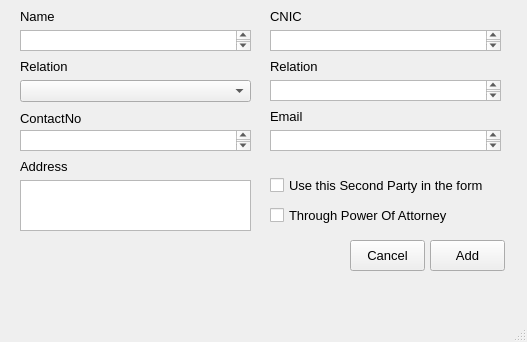
<?xml version="1.0" encoding="UTF-8"?>
<ui version="4.0">
 <class>MainWindow</class>
 <widget class="QMainWindow" name="MainWindow">
  <property name="geometry">
   <rect>
    <x>0</x>
    <y>0</y>
    <width>527</width>
    <height>342</height>
   </rect>
  </property>
  <property name="font">
   <font>
    <pointsize>10</pointsize>
   </font>
  </property>
  <property name="windowTitle">
   <string>MainWindow</string>
  </property>
  <widget class="QWidget" name="centralwidget">
   <widget class="QLabel" name="lblName">
    <property name="geometry">
     <rect>
      <x>20</x>
      <y>10</y>
      <width>47</width>
      <height>13</height>
     </rect>
    </property>
    <property name="text">
     <string>Name</string>
    </property>
   </widget>
   <widget class="QLabel" name="lblCNIC">
    <property name="geometry">
     <rect>
      <x>270</x>
      <y>10</y>
      <width>47</width>
      <height>13</height>
     </rect>
    </property>
    <property name="text">
     <string>CNIC</string>
    </property>
   </widget>
   <widget class="QTextEdit" name="txtbxName">
    <property name="geometry">
     <rect>
      <x>20</x>
      <y>30</y>
      <width>231</width>
      <height>21</height>
     </rect>
    </property>
   </widget>
   <widget class="QTextEdit" name="txtbxCNIC">
    <property name="geometry">
     <rect>
      <x>270</x>
      <y>30</y>
      <width>231</width>
      <height>21</height>
     </rect>
    </property>
   </widget>
   <widget class="QComboBox" name="cmbxRelation">
    <property name="geometry">
     <rect>
      <x>20</x>
      <y>80</y>
      <width>231</width>
      <height>22</height>
     </rect>
    </property>
   </widget>
   <widget class="QLabel" name="lblRelationcmbx">
    <property name="geometry">
     <rect>
      <x>20</x>
      <y>60</y>
      <width>47</width>
      <height>13</height>
     </rect>
    </property>
    <property name="text">
     <string>Relation</string>
    </property>
   </widget>
   <widget class="QTextEdit" name="txtbxRelation">
    <property name="geometry">
     <rect>
      <x>270</x>
      <y>80</y>
      <width>231</width>
      <height>21</height>
     </rect>
    </property>
   </widget>
   <widget class="QLabel" name="lblRelation">
    <property name="geometry">
     <rect>
      <x>270</x>
      <y>60</y>
      <width>47</width>
      <height>13</height>
     </rect>
    </property>
    <property name="text">
     <string>Relation</string>
    </property>
   </widget>
   <widget class="QTextEdit" name="txtbxEmail">
    <property name="geometry">
     <rect>
      <x>270</x>
      <y>130</y>
      <width>231</width>
      <height>21</height>
     </rect>
    </property>
   </widget>
   <widget class="QLabel" name="lblContactNo">
    <property name="geometry">
     <rect>
      <x>20</x>
      <y>110</y>
      <width>81</width>
      <height>16</height>
     </rect>
    </property>
    <property name="text">
     <string>ContactNo</string>
    </property>
   </widget>
   <widget class="QLabel" name="lblEmail">
    <property name="geometry">
     <rect>
      <x>270</x>
      <y>110</y>
      <width>47</width>
      <height>13</height>
     </rect>
    </property>
    <property name="text">
     <string>Email</string>
    </property>
   </widget>
   <widget class="QTextEdit" name="txtbxContactNo">
    <property name="geometry">
     <rect>
      <x>20</x>
      <y>130</y>
      <width>231</width>
      <height>21</height>
     </rect>
    </property>
   </widget>
   <widget class="QTextEdit" name="txtbxAddress">
    <property name="geometry">
     <rect>
      <x>20</x>
      <y>180</y>
      <width>231</width>
      <height>51</height>
     </rect>
    </property>
   </widget>
   <widget class="QLabel" name="lblAdress">
    <property name="geometry">
     <rect>
      <x>20</x>
      <y>160</y>
      <width>47</width>
      <height>13</height>
     </rect>
    </property>
    <property name="text">
     <string>Address</string>
    </property>
   </widget>
   <widget class="QCheckBox" name="ckbxUseSecondForm">
    <property name="geometry">
     <rect>
      <x>270</x>
      <y>170</y>
      <width>241</width>
      <height>31</height>
     </rect>
    </property>
    <property name="text">
     <string>Use this Second Party in the form</string>
    </property>
   </widget>
   <widget class="QCheckBox" name="ckbxPowerAttornet">
    <property name="geometry">
     <rect>
      <x>270</x>
      <y>200</y>
      <width>211</width>
      <height>31</height>
     </rect>
    </property>
    <property name="text">
     <string>Through Power Of Attorney</string>
    </property>
   </widget>
   <widget class="QPushButton" name="btnAdd">
    <property name="geometry">
     <rect>
      <x>430</x>
      <y>240</y>
      <width>75</width>
      <height>31</height>
     </rect>
    </property>
    <property name="text">
     <string>Add</string>
    </property>
   </widget>
   <widget class="QPushButton" name="btnCancel">
    <property name="geometry">
     <rect>
      <x>350</x>
      <y>240</y>
      <width>75</width>
      <height>31</height>
     </rect>
    </property>
    <property name="text">
     <string>Cancel</string>
    </property>
   </widget>
  </widget>
  <widget class="QMenuBar" name="menubar">
   <property name="geometry">
    <rect>
     <x>0</x>
     <y>0</y>
     <width>527</width>
     <height>23</height>
    </rect>
   </property>
  </widget>
  <widget class="QStatusBar" name="statusbar"/>
 </widget>
 <resources/>
 <connections/>
</ui>
